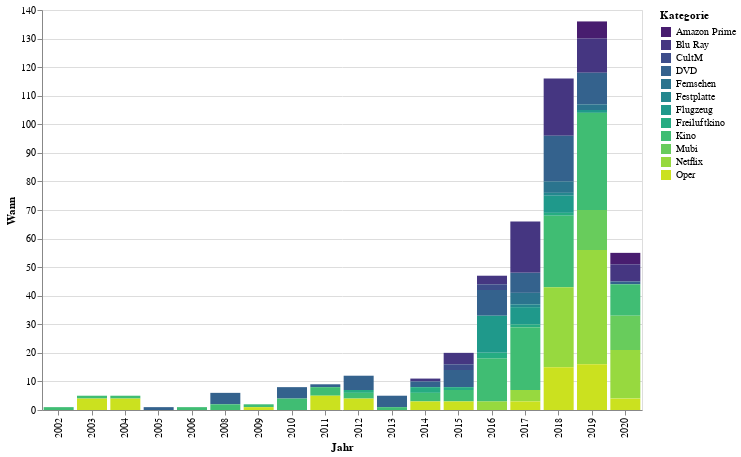

The code cell stored with this chart in its notebook:
### Code cell
# Plot information about the usage of different media: 

jahre_tagebuch = df_filme_oper.groupby(['Kategorie', 'Jahr']).Wann.count().reset_index()

alt.Chart(jahre_tagebuch).mark_bar().encode(
    x='Jahr',
    y='Wann',
    color=alt.Color('Kategorie', scale=alt.Scale(scheme='viridis')),
    tooltip = ['Kategorie', 'Wann']
).properties(width=600, height=400)

### Figure 1 — Vega-Lite specification as saved in the notebook (floating-point values rounded to 4 significant figures)
{"config": {"view": {"continuousWidth": 400, "continuousHeight": 300}}, "data": {"name": "data-c04eecb27cb91bd6fa20f83267a62560"}, "mark": "bar", "encoding": {"color": {"type": "nominal", "field": "Kategorie", "scale": {"scheme": "viridis"}}, "tooltip": [{"type": "nominal", "field": "Kategorie"}, {"type": "quantitative", "field": "Wann"}], "x": {"type": "nominal", "field": "Jahr"}, "y": {"type": "quantitative", "field": "Wann"}}, "height": 400, "width": 600, "$schema": "https://vega.github.io/schema/vega-lite/v4.8.1.json", "datasets": {"data-c04eecb27cb91bd6fa20f83267a62560": [{"Kategorie": "Amazon Prime", "Jahr": "2019", "Wann": 6}, {"Kategorie": "Amazon Prime", "Jahr": "2020", "Wann": 4}, {"Kategorie": "Blu Ray", "Jahr": "2014", "Wann": 1}, {"Kategorie": "Blu Ray", "Jahr": "2015", "Wann": 4}, {"Kategorie": "Blu Ray", "Jahr": "2016", "Wann": 3}, {"Kategorie": "Blu Ray", "Jahr": "2017", "Wann": 18}, {"Kategorie": "Blu Ray", "Jahr": "2018", "Wann": 20}, {"Kategorie": "Blu Ray", "Jahr": "2019", "Wann": 12}, {"Kategorie": "Blu Ray", "Jahr": "2020", "Wann": 6}, {"Kategorie": "CultM", "Jahr": "2015", "Wann": 2}, {"Kategorie": "CultM", "Jahr": "2016", "Wann": 2}, {"Kategorie": "DVD", "Jahr": "2005", "Wann": 1}, {"Kategorie": "DVD", "Jahr": "2008", "Wann": 4}, {"Kategorie": "DVD", "Jahr": "2010", "Wann": 4}, {"Kategorie": "DVD", "Jahr": "2011", "Wann": 1}, {"Kategorie": "DVD", "Jahr": "2012", "Wann": 5}, {"Kategorie": "DVD", "Jahr": "2013", "Wann": 4}, {"Kategorie": "DVD", "Jahr": "2014", "Wann": 2}, {"Kategorie": "DVD", "Jahr": "2015", "Wann": 6}, {"Kategorie": "DVD", "Jahr": "2016", "Wann": 9}, {"Kategorie": "DVD", "Jahr": "2017", "Wann": 7}, {"Kategorie": "DVD", "Jahr": "2018", "Wann": 16}, {"Kategorie": "DVD", "Jahr": "2019", "Wann": 11}, {"Kategorie": "DVD", "Jahr": "2020", "Wann": 1}, {"Kategorie": "Fernsehen", "Jahr": "2017", "Wann": 4}, {"Kategorie": "Fernsehen", "Jahr": "2018", "Wann": 4}, {"Kategorie": "Fernsehen", "Jahr": "2019", "Wann": 2}, {"Kategorie": "Festplatte", "Jahr": "2017", "Wann": 1}, {"Kategorie": "Festplatte", "Jahr": "2018", "Wann": 1}, {"Kategorie": "Flugzeug", "Jahr": "2016", "Wann": 13}, {"Kategorie": "Flugzeug", "Jahr": "2017", "Wann": 6}, {"Kategorie": "Flugzeug", "Jahr": "2018", "Wann": 6}, {"Kategorie": "Flugzeug", "Jahr": "2019", "Wann": 1}, {"Kategorie": "Freiluftkino", "Jahr": "2012", "Wann": 1}, {"Kategorie": "Freiluftkino", "Jahr": "2014", "Wann": 2}, {"Kategorie": "Freiluftkino", "Jahr": "2015", "Wann": 1}, {"Kategorie": "Freiluftkino", "Jahr": "2016", "Wann": 2}, {"Kategorie": "Freiluftkino", "Jahr": "2017", "Wann": 1}, {"Kategorie": "Freiluftkino", "Jahr": "2018", "Wann": 1}, {"Kategorie": "Kino", "Jahr": "2002", "Wann": 1}, {"Kategorie": "Kino", "Jahr": "2003", "Wann": 1}, {"Kategorie": "Kino", "Jahr": "2004", "Wann": 1}, {"Kategorie": "Kino", "Jahr": "2006", "Wann": 1}, {"Kategorie": "Kino", "Jahr": "2008", "Wann": 2}, {"Kategorie": "Kino", "Jahr": "2009", "Wann": 1}, {"Kategorie": "Kino", "Jahr": "2010", "Wann": 4}, {"Kategorie": "Kino", "Jahr": "2011", "Wann": 3}, {"Kategorie": "Kino", "Jahr": "2012", "Wann": 2}, {"Kategorie": "Kino", "Jahr": "2013", "Wann": 1}, {"Kategorie": "Kino", "Jahr": "2014", "Wann": 3}, {"Kategorie": "Kino", "Jahr": "2015", "Wann": 4}, {"Kategorie": "Kino", "Jahr": "2016", "Wann": 15}, {"Kategorie": "Kino", "Jahr": "2017", "Wann": 22}, {"Kategorie": "Kino", "Jahr": "2018", "Wann": 25}, {"Kategorie": "Kino", "Jahr": "2019", "Wann": 34}, {"Kategorie": "Kino", "Jahr": "2020", "Wann": 11}, {"Kategorie": "Mubi", "Jahr": "2019", "Wann": 14}, {"Kategorie": "Mubi", "Jahr": "2020", "Wann": 12}, {"Kategorie": "Netflix", "Jahr": "2016", "Wann": 3}, {"Kategorie": "Netflix", "Jahr": "2017", "Wann": 4}, {"Kategorie": "Netflix", "Jahr": "2018", "Wann": 28}, {"Kategorie": "Netflix", "Jahr": "2019", "Wann": 40}, {"Kategorie": "Netflix", "Jahr": "2020", "Wann": 17}, {"Kategorie": "Oper", "Jahr": "2003", "Wann": 4}, {"Kategorie": "Oper", "Jahr": "2004", "Wann": 4}, {"Kategorie": "Oper", "Jahr": "2009", "Wann": 1}, {"Kategorie": "Oper", "Jahr": "2011", "Wann": 5}, {"Kategorie": "Oper", "Jahr": "2012", "Wann": 4}, {"Kategorie": "Oper", "Jahr": "2014", "Wann": 3}, {"Kategorie": "Oper", "Jahr": "2015", "Wann": 3}, {"Kategorie": "Oper", "Jahr": "2017", "Wann": 3}, {"Kategorie": "Oper", "Jahr": "2018", "Wann": 15}, {"Kategorie": "Oper", "Jahr": "2019", "Wann": 16}, {"Kategorie": "Oper", "Jahr": "2020", "Wann": 4}]}}
